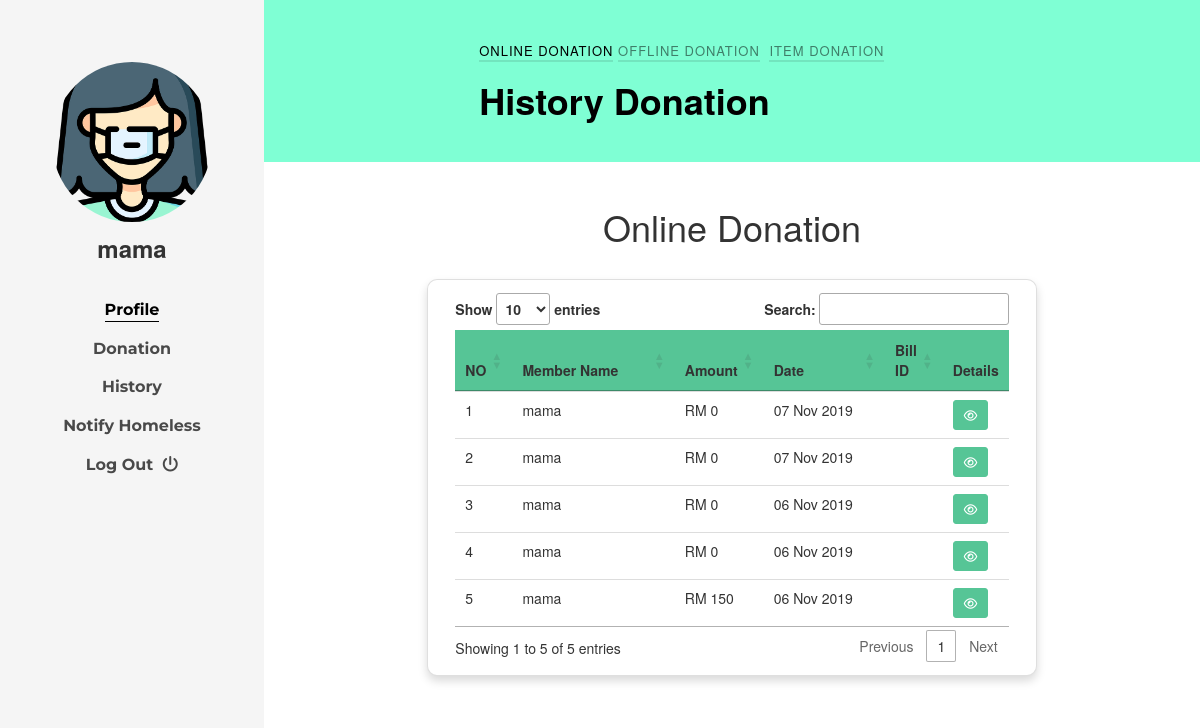
The app's page /FFG_DONOR/History.php (signed in) with its own data.
### tables this page shows
CREATE TABLE `donor` (
  `id_donor` int(15) NOT NULL,
  `name` varchar(50) NOT NULL,
  `phone` int(20) NOT NULL,
  `email` varchar(50) NOT NULL,
  `address1` varchar(100) DEFAULT NULL,
  `address2` varchar(100) DEFAULT NULL,
  `city` varchar(50) DEFAULT NULL,
  `state` varchar(50) DEFAULT NULL,
  `country` varchar(50) DEFAULT NULL,
  `zip` int(10) DEFAULT NULL,
  `password` varchar(20) NOT NULL,
  `image` varchar(500) NOT NULL
);

CREATE TABLE `onlinedonation` (
  `id_onldonate` int(15) NOT NULL,
  `amount` float NOT NULL,
  `don_date` timestamp NOT NULL DEFAULT CURRENT_TIMESTAMP,
  `type` varchar(15) NOT NULL,
  `id_donor` int(15) NOT NULL
);

### FFG_DONOR/History.php (the view, shortened to what this page needs)
<?php include_once'header.php';
include_once'../Xconnection.php';
?>
<div id="colorlib-main">
    <section class="ftco-section ftco-bread">
        <div class="container">
            <div class="row no-gutters slider-text justify-content-center align-items-center">
                <div class="col-md-8 ftco-animate">
                    <p class="breadcrumbs">
                        <span><a href="History.php"></a>Online Donation</span>
                        <span class="mr-2"><a href="HistoryOffline.php">Offline Donation</a></span>
                        <span class="mr-2"><a href="HistoryItem.php">Item Donation</a></span>
                    </p>
                    <h1 class="bread">History Donation</h1>
                </div>
            </div>
        </div>
    </section>
    <center>
        <section class="ftco-section-3 ">
            <div class="row mb-2 pb-3  d-flex justify-content-center">
                <div class="col-md-8 ftco-animate">
                    <h1 class="mb-1 pb-5">Online Donation</h1>
                </div>
                <div class="col-md-8 card shadow mb-4  align-content-center justify-content-center"
                    style="border-radius:10px; float:right">
                    <div class="card-body ">
                        <div class="table-responsive" id="homeless_table">
                            <table class="table table-borderless" id="DataTable" width="100%" cellspacing="0">
                                <thead>
                                    <tr>
                                        <th width="5%">NO</th>
                                        <th width="40%">Member Name </th>
                                        <th width="10%">Amount</th>
                                        <th width="30%">Date</th>
                                        <th width="10%">Bill ID</th>
                                        <th width="10%" class="no-sort">Details</th>
                                    </tr>
                                </thead>
                                <tbody>
                                    <?php    $i=1;
                                              $sql = $connection->query("SELECT donor.*,onlinedonation.*
                                              FROM onlinedonation
                                              INNER JOIN donor ON onlinedonation.id_donor=donor.id_donor
                                              WHERE onlinedonation.id_donor='" . $_SESSION['id_donor'] . "' ORDER BY id_onldonate DESC");
                                         while ($row = $sql->fetch_array()){
                                    ?>
                                    <tr>
                                        <td></td>
                                        <td> <?php echo $row['name'];?></td>
                                        <td>RM <?php echo $row['amount'];?></td>
                                        <td> <?php echo date('d M Y', strtotime($row['don_date'])); ?></td>
                                        <td><?php echo $row['bill_id'];?></td>
                                        <td>
                                            <div class="table-data-feature">
                                                <a href="DonateReceipt.php?bill_id=<?php echo $row['bill_id'] ?>& id_donor==<?php echo $_SESSION['id_donor'] ?>"
                                                rel="noopener noreferrer" target="_blank">
                                                   <button type='submit' class='btn btn-success btn-sm' title="View"
                                                   name="View" id="View" value="View" data-placement="top"
                                                   data-toggle="tooltip"><span class='far fa-eye'
                                                   aria-hidden='true'></span></button>
                                                </a>
                                            </div>
                                        </td>
                                    </tr>
                                    <?php } ?>
                                </tbody>
                            </table>
                        </div>
                    </div>
                </div>
            </div>
        </section>
    </center>
</div>
</div>
</body>
</html>
<link rel="stylesheet" type="text/css" href="https://cdn.datatables.net/1.10.20/css/jquery.dataTables.css">

### FFG_DONOR/header.php (shortened to what this page needs)
<?php
include('../Xconnection.php');
?>
<!DOCTYPE html>
<html lang="en">
<?php
require_once 'Yhead.php';
?>
<body>
    <div id="colorlib-page">
        <aside id="colorlib-aside" role="complementary" class="js-fullheight text-center">
            <?php
            $donor = $connection->query("SELECT * FROM donor WHERE id_donor='" . $_SESSION['id_donor'] . "'");
            while ($row = $donor->fetch_array()) {
            ?>
                <h1 id="colorlib-logo">
                    <a href="index.php">
                        <span class="img" style="background-image: url(images/masks.png);"></span>
                    </a> <?php echo $row['name']; ?>
                </h1>
            <?php  } ?>
            <nav id="colorlib-main-menu" role="navigation">
                <ul>
                    <li class="colorlib-active"><a href="index.php">Profile</a></li>
                    <li><a href="../ffg_donor/Donation.php">Donation</a></li>
                    <li><a href="../ffg_donor/history.php">History</a></li>
                    <li><a href="../ffg_donor/homelessalert.php">Notify Homeless</a></li>
                    <li> <a href="Xlogout.php">Log Out &nbsp<title="info" class="fas fa-power-off" title="Log Out" data-placement="top" data-toggle="tooltip"></i></a></li>
                </ul>
            </nav>
        </aside>

### FFG_DONOR/Vtablehistory.php (style rules this page uses)
table { counter-reset: rowNumber; }
table tr>td:first-child { counter-increment: rowNumber; }
table tr td:first-child::before { content: counter(rowNumber); min-width: 1em; margin-right: 0.5em; }
table thead { background-color: #56c596; border: 3px; }
.btn-success { color: #fff; background-color: #56c596 !important; border-color: #56c596 !important; }

### records on screen
donor: name "mama"
onlinedonation: id_donor.name "mama", amount "0", don_date "07 Nov 2019"
onlinedonation: id_donor.name "mama", amount "0", don_date "07 Nov 2019"
onlinedonation: id_donor.name "mama", amount "0", don_date "06 Nov 2019"
onlinedonation: id_donor.name "mama", amount "0", don_date "06 Nov 2019"
onlinedonation: id_donor.name "mama", amount "150", don_date "06 Nov 2019"
